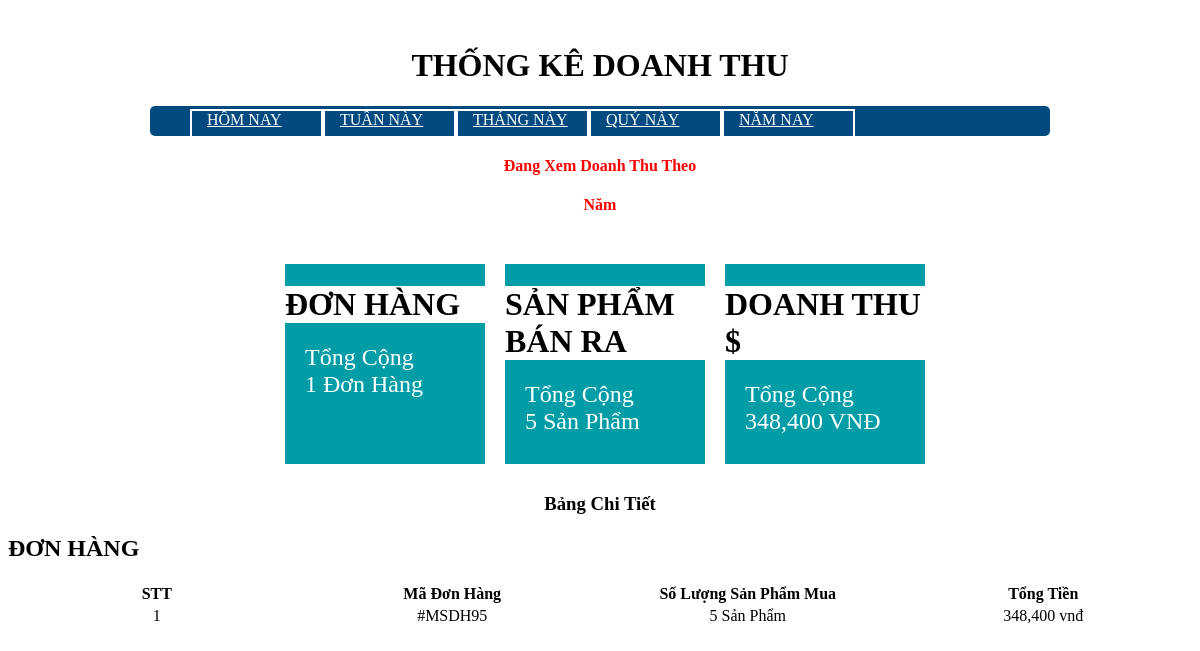
Page /hkbook_store/admin/thongke/doanhthu.php on the committed database.
### tables this page shows
CREATE TABLE `donhang` (
  `MaDH` int(11) NOT NULL,
  `MaKH` int(11) DEFAULT NULL,
  `NgayLap` date DEFAULT NULL,
  `NgayGiao` date DEFAULT NULL,
  `HoTenNN` varchar(100) NOT NULL,
  `SDT` int(11) NOT NULL,
  `DiaChiNN` varchar(50) NOT NULL,
  `TrangThai` varchar(50) DEFAULT NULL,
  `MaNV` char(6) DEFAULT NULL
);

### hkbook_store/lib/database.php (called while the page is built, shortened)
<?php
Class Database extends PDO{
   public $host   = DB_HOST;
   public $user   = DB_USER;
   public $pass   = DB_PASS;
   public $dbname = DB_NAME;
   public $link;
 public function __construct(){
  mysqli_set_charset($this->link, 'UTF8');
 }
private function connectDB(){
   $this->link = new mysqli($this->host, $this->user, $this->pass,
    $this->dbname);
 }
public function select($query){
  $result = $this->link->query($query) or
   die($this->link->error.__LINE__);
  if($result->num_rows > 0){
    return $result;
  } else {
    return false;
  }
 }
}

### hkbook_store/classes/donhang.php (called while the page is built, shortened)
<?php
$filepath = realpath(dirname(__FILE__));
include_once ($filepath . '/../lib/database.php');
?>
<?php
class donhang {
    private $db;
    public function __construct() {
        $this->db = new Database();
    }
    public function dem_slg($id) {
        $query = "SELECT SoLuong,DonGia FROM ctdonhang WHERE MaDH = '$id' ";
        $result = $this->db->select($query);
        return $result;
    }
    public function dh_tc_date($date) {
        $query = "SELECT * FROM donhang WHERE TrangThai='giao thành công'and NgayGiao >= '$date' ";
        $result = $this->db->select($query);
        return $result;
    }
}
?>

### hkbook_store/admin/thongke/doanhthu.php (the view, shortened to what this page needs)
<html>
    <header>
    </head>
    <body>
        <?php include '../classes/phieunhap.php'; ?>
        <?php include '../classes/donhang.php'; ?>
        <?php
        if (isset($_GET['time'])) {
            if ($_GET['time'] == 'ngay') {
                $date1 = 0;
            } else if ($_GET['time'] == 'tuan') {
                $date1 = 7;
            } else if ($_GET['time'] == 'thang') {
                $date1 = 30;
            } else if ($_GET['time'] == 'quy') {
                $date1 = 90;
            } else if ($_GET['time'] == 'nam') {
                $date1 = 365;
            }
        } else {
            $date1 = 365;
        }
        ?>
    <center><H1>THỐNG KÊ DOANH THU</H1></center>
    <div class='block'>
        <div class="menu_ct">
            <ul>
                <li><a href="in_admin.php?cva=5&time=ngay">Hôm Nay</a></li>
                <li><a href="in_admin.php?cva=5&time=tuan">Tuần Này</a></li>
                <li><a href="in_admin.php?cva=5&time=thang">Tháng Này</a></li>
                <li><a href="in_admin.php?cva=5&time=quy">Quý Này</a></li>
                <li><a href="in_admin.php?cva=5&time=nam">Năm Nay</a></li>
            </ul>
        </div>
        <center> <h4 style ='color:red'>Đang Xem Doanh Thu Theo</h4>
            <?php
            if ($date1 == 0) {
                echo'<h4 style ="color:red">Ngày</h4>';
            } else if ($date1 == 7) {
                echo'<h4 style ="color:red">Tuần</h4>';
            } else if ($date1 == 30) {
                echo'<h4 style ="color:red">Tháng</h4>';
            } else if ($date1 == 90) {
                echo'<h4 style ="color:red">Quý</h4>';
            } else if ($date1 == 365) {
                echo'<h4 style ="color:red">Năm</h4>';
            }
            ?>
        </center>
        <?php
        $now = date('y-m-d');
        $date = new DateTime($now);
        $days = $date1;
        date_sub($date, date_interval_create_from_date_string($days . ' days'));
        $date_minus = date_format($date, 'Y-m-d');
        ?>
        <?php
        $thoigian = $date_minus;
        $dh = new donhang();
        $list_dh = $dh->dh_tc_date($thoigian);
        if ($list_dh) {
            $slgdon = 0;
            $slgsp = 0;
            $thu = 0;
            while ($result = $list_dh->fetch_assoc()) {
                $slgdon = $slgdon + 1;
                ?>
                <?php
                $id = $result['MaDH'];
                $ctdh = $dh->dem_slg($id);
                $price = 0;
                $slg = 0;
                while ($result2 = $ctdh->fetch_assoc()) {
                    $price1 = $result2['SoLuong'] * $result2['DonGia'];
                    $slg = $slg + $result2['SoLuong'];
                    $price = $price + $price1;
                    $tongtien = number_format($price);
                }
                $slgsp = $slgsp + $slg;
                $thu = $thu + $price;
                $tongthu = number_format($thu);
            }
        }
        ?>
        <div class="conten">
            <div id="sanpham">
                <h1>ĐƠN HÀNG</h1>
                <a>Tổng Cộng</a>
                <a><?php if(isset($slgdon)){echo $slgdon;}else{echo'0';} ?> Đơn Hàng</a>
            </div>
            <div id="sanpham">
                <h1>SẢN PHẨM BÁN RA</h1>
                <a>Tổng Cộng</a>
                <a><?php if(isset($slgsp)){echo $slgsp;}else{echo'0';} ?> Sản Phẩm</a>
            </div>
            <div id="sanpham">
                <h1>DOANH THU $</h1>
                <a>Tổng Cộng</a>
                <a><?php if(isset($tongthu)){echo $tongthu;}else{echo'0';} ?> VNĐ</a>
            </div>
        </div>
        <center><h3 style="margin-bottom:15px;">Bảng Chi Tiết</h3></center>
        <table class="" id="example">
            <h2>ĐƠN HÀNG</h2>
            <tr class="odd gradeX">
                <th>STT</th>
                <th>Mã Đơn Hàng</th>
                <th>Số Lượng Sản Phẩm Mua</th>
                <th>Tổng Tiền</th>
            </tr>
            <?php
            $now = date('y-m-d');
            $date = new DateTime($now);
            $days = $date1;
            date_sub($date, date_interval_create_from_date_string($days . ' days'));
            $date_minus = date_format($date, 'Y-m-d');
            ?>
            <?php
            $thoigian = $date_minus;
            $dh = new donhang();
            $list_dh = $dh->dh_tc_date($thoigian);
            $i = 0;
            if ($list_dh) {
                while ($result = $list_dh->fetch_assoc()) {
                    $i++;
                    ?>
                    <?php
                    $id = $result['MaDH'];
                    $ctdh = $dh->dem_slg($id);
                    $price = 0;
                    $slg = 0;
                    while ($result2 = $ctdh->fetch_assoc()) {
                        $price1 = $result2['SoLuong'] * $result2['DonGia'];
                        $slg = $slg + $result2['SoLuong'];
                        $price = $price + $price1;
                        $tongtien = number_format($price);
                    }
                    ?>
                    <tr class="odd gradeX">
                        <td><?php echo $i ?></td>
                        <td><?php
                            echo'#MSDH';
                            echo $result['MaDH']
                            ?></td>
                        <td><?php
                            echo $slg;
                            echo' Sản Phẩm'
                            ?></td>
                        <td><?php
                            echo $tongtien;
                            echo" vnđ";
                            ?></td>
                        <?php
                    }
                }
                ?>
            </tr>
        </table>
    </div>
</body>
</html>

### hkbook_store/admin/thongke/doanhthu.php (style rules this page uses)
.menu_ct { width:900px; height: 30px; background: #004a80; margin-left: auto; margin-right: auto; border-radius: 5px; }
.menu_ct li { text-transform:uppercase; float:left; color: #004a80; height: 90%; margin-top: 3px; width: 15%; border: 2px solid white; }
.menu_ct li a { border-radius:6px 0 0 6px; -webkit-border-radius:6px 0 0 6px; -moz-border-rfadius:6px 0 0 6px; -o-border-radius:6px 0 0 6px; color: #FFF; }
.menu_ct li a { border-radius:6px 0 0 6px; -webkit-border-radius:6px 0 0 6px; -moz-border-rfadius:6px 0 0 6px; -o-border-radius:6px 0 0 6px; color: #FFF; text-align: center; margin-left: 15px; }
.conten { height: 210px; width:670px; margin-top: 50px; align-items: center; margin-left: auto; margin-right: auto; }
.conten #sanpham { height: 200px; width: 200px; float:left; margin-left: 20px; background: #009da7; }
.conten #sanpham a { color:#FFF; font-size:1.5em; text-align: center; margin-left: 20px; margin-top: 20px; }
.conten #sanpham h1 { background: #FFF; }
.block table { width:100%; }
.block table tr td { width:250px; text-align: center; }
.block table tr th { width:250px; text-align: center; }

### rows in the picture
donhang: MaDH "95", slg "5", tongtien "348,400"

### other values in the picture
$slgdon "1"
$slgsp "5"
$tongthu "348,400"
